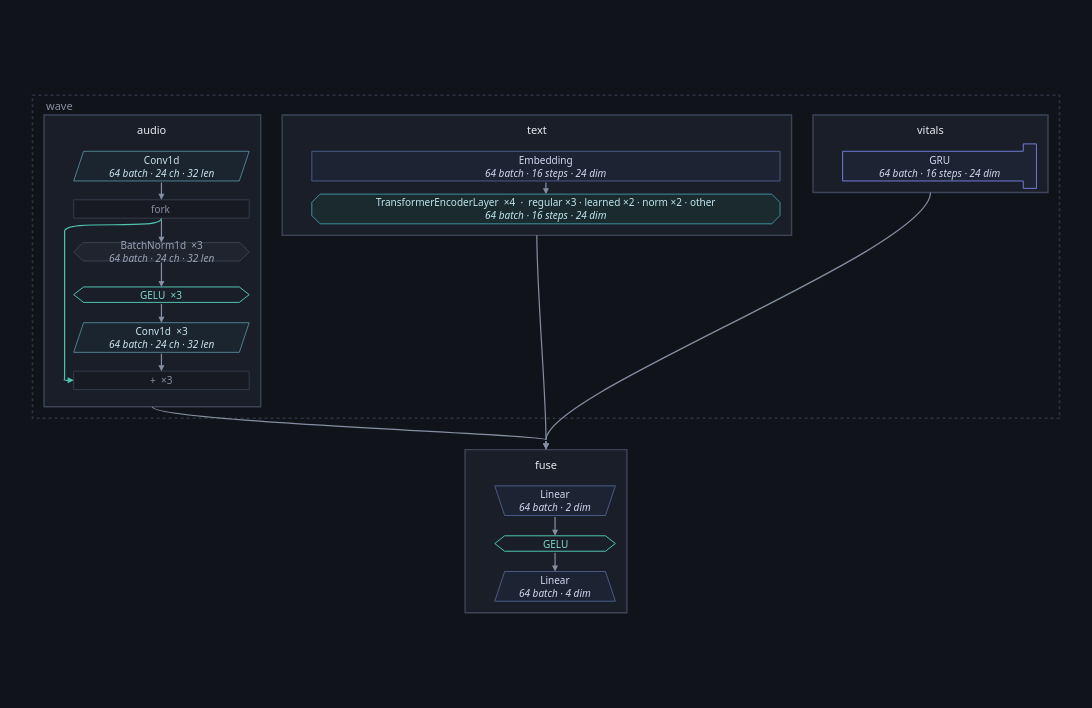

Notebook cell for this chart:
### Markdown cell above
## The symptoms

**No flag at all.** Every gradient arrives, nothing is dead, nothing
saturates. The network is in perfect health and it is costing about a quarter
of the loss, which is exactly the kind of thing no health check is looking
for. The diagnosis is in the picture:

### Code cell
pinched.figure(inside=architecture(pinched, ONE))

### Figure 1 — Plotly figure (JSON) as saved in the notebook; plotly's stock layout.template omitted (floating-point values rounded to 4 significant figures)
{"data": [{"hoverinfo": "text", "hovertext": ["<b>audio</b><br>class: Audio<br>device: cpu", "<b>text</b><br>class: Text<br>device: cpu", "<b>vitals</b><br>class: Vitals<br>device: cpu", "<b>fuse</b><br>class: Fuse<br>device: cpu"], "marker": {"opacity": 0, "size": 1}, "mode": "markers", "showlegend": false, "type": "scatter", "x": [145.5, 612.1, 1090.0, 623.2], "y": [201.0, 97.0, 71.0, 529.0]}], "layout": {"annotations": [{"align": "left", "font": {"color": "#868ea3", "family": "system-ui, -apple-system, Segoe UI, Roboto, sans-serif", "size": 11}, "showarrow": false, "text": "wave", "x": 14.0, "xanchor": "left", "y": 12.0, "yanchor": "middle"}, {"align": "center", "font": {"color": "#e7e9ef", "family": "system-ui, -apple-system, Segoe UI, Roboto, sans-serif", "size": 11}, "showarrow": false, "text": "audio", "x": 145.5, "xanchor": "center", "y": 41.5, "yanchor": "middle"}, {"align": "center", "font": {"color": "#c7e3ec", "family": "system-ui, -apple-system, Segoe UI, Roboto, sans-serif", "size": 10}, "showarrow": false, "text": "Conv1d<br><i>64 batch · 24 ch · 32 len</i>", "x": 156.5, "xanchor": "center", "y": 86.0, "yanchor": "middle"}, {"align": "center", "font": {"color": "#868ea3", "family": "system-ui, -apple-system, Segoe UI, Roboto, sans-serif", "size": 10}, "showarrow": false, "text": "fork", "x": 156.5, "xanchor": "center", "y": 138.0, "yanchor": "middle"}, {"align": "center", "font": {"color": "#9aa3b8", "family": "system-ui, -apple-system, Segoe UI, Roboto, sans-serif", "size": 10}, "showarrow": false, "text": "BatchNorm1d  ×3<br><i>64 batch · 24 ch · 32 len</i>", "x": 156.5, "xanchor": "center", "y": 190.0, "yanchor": "middle"}, {"align": "center", "font": {"color": "#7fd8c9", "family": "system-ui, -apple-system, Segoe UI, Roboto, sans-serif", "size": 10}, "showarrow": false, "text": "GELU  ×3", "x": 156.5, "xanchor": "center", "y": 242.0, "yanchor": "middle"}, {"align": "center", "font": {"color": "#c7e3ec", "family": "system-ui, -apple-system, Segoe UI, Roboto, sans-serif", "size": 10}, "showarrow": false, "text": "Conv1d  ×3<br><i>64 batch · 24 ch · 32 len</i>", "x": 156.5, "xanchor": "center", "y": 294.0, "yanchor": "middle"}, {"align": "center", "font": {"color": "#868ea3", "family": "system-ui, -apple-system, Segoe UI, Roboto, sans-serif", "size": 10}, "showarrow": false, "text": "+  ×3", "x": 156.5, "xanchor": "center", "y": 346.0, "yanchor": "middle"}, {"align": "center", "font": {"color": "#e7e9ef", "family": "system-ui, -apple-system, Segoe UI, Roboto, sans-serif", "size": 11}, "showarrow": false, "text": "text", "x": 612.1, "xanchor": "center", "y": 41.5, "yanchor": "middle"}, {"align": "center", "font": {"color": "#cfd8ee", "family": "system-ui, -apple-system, Segoe UI, Roboto, sans-serif", "size": 10}, "showarrow": false, "text": "Embedding<br><i>64 batch · 16 steps · 24 dim</i>", "x": 623.1, "xanchor": "center", "y": 86.0, "yanchor": "middle"}, {"align": "center", "font": {"color": "#bfe6ee", "family": "system-ui, -apple-system, Segoe UI, Roboto, sans-serif", "size": 10}, "showarrow": false, "text": "TransformerEncoderLayer  ×4  ·  regular ×3 · learned ×2 · norm ×2 · other<br><i>64 batch · 16 steps · 24 dim</i>", "x": 623.1, "xanchor": "center", "y": 138.0, "yanchor": "middle"}, {"align": "center", "font": {"color": "#e7e9ef", "family": "system-ui, -apple-system, Segoe UI, Roboto, sans-serif", "size": 11}, "showarrow": false, "text": "vitals", "x": 1090.0, "xanchor": "center", "y": 41.5, "yanchor": "middle"}, {"align": "center", "font": {"color": "#cfd8ee", "family": "system-ui, -apple-system, Segoe UI, Roboto, sans-serif", "size": 10}, "showarrow": false, "text": "GRU<br><i>64 batch · 16 steps · 24 dim</i>", "x": 1101.0, "xanchor": "center", "y": 86.0, "yanchor": "middle"}, {"align": "center", "font": {"color": "#e7e9ef", "family": "system-ui, -apple-system, Segoe UI, Roboto, sans-serif", "size": 11}, "showarrow": false, "text": "fuse", "x": 623.2, "xanchor": "center", "y": 447.5, "yanchor": "middle"}, {"align": "center", "font": {"color": "#cfd8ee", "family": "system-ui, -apple-system, Segoe UI, Roboto, sans-serif", "size": 10}, "showarrow": false, "text": "Linear<br><i>64 batch · 2 dim</i>", "x": 634.2, "xanchor": "center", "y": 492.0, "yanchor": "middle"}, {"align": "center", "font": {"color": "#7fd8c9", "family": "system-ui, -apple-system, Segoe UI, Roboto, sans-serif", "size": 10}, "showarrow": false, "text": "GELU", "x": 634.2, "xanchor": "center", "y": 544.0, "yanchor": "middle"}, {"align": "center", "font": {"color": "#cfd8ee", "family": "system-ui, -apple-system, Segoe UI, Roboto, sans-serif", "size": 10}, "showarrow": false, "text": "Linear<br><i>64 batch · 4 dim</i>", "x": 634.2, "xanchor": "center", "y": 596.0, "yanchor": "middle"}, {"arrowcolor": "#868ea3", "arrowhead": 2, "arrowsize": 1, "arrowwidth": 1.2, "ax": 156.5, "axref": "x", "ay": 149.2, "ayref": "y", "showarrow": true, "text": "", "x": 156.5, "xref": "x", "y": 178.8, "yref": "y"}, {"arrowcolor": "#868ea3", "arrowhead": 2, "arrowsize": 1, "arrowwidth": 1.2, "ax": 156.5, "axref": "x", "ay": 201.2, "ayref": "y", "showarrow": true, "text": "", "x": 156.5, "xref": "x", "y": 232.6, "yref": "y"}, {"arrowcolor": "#868ea3", "arrowhead": 2, "arrowsize": 1, "arrowwidth": 1.2, "ax": 156.5, "axref": "x", "ay": 251.4, "ayref": "y", "showarrow": true, "text": "", "x": 156.5, "xref": "x", "y": 276.0, "yref": "y"}, {"arrowcolor": "#4fc3b0", "arrowhead": 2, "arrowsize": 1, "arrowwidth": 1.2, "ax": 38.0, "axref": "x", "ay": 346.0, "ayref": "y", "showarrow": true, "text": "", "x": 50.0, "xref": "x", "y": 346.0, "yref": "y"}, {"arrowcolor": "#868ea3", "arrowhead": 2, "arrowsize": 1, "arrowwidth": 1.2, "ax": 156.5, "axref": "x", "ay": 312.0, "ayref": "y", "showarrow": true, "text": "", "x": 156.5, "xref": "x", "y": 334.8, "yref": "y"}, {"arrowcolor": "#868ea3", "arrowhead": 2, "arrowsize": 1, "arrowwidth": 1.2, "ax": 156.5, "axref": "x", "ay": 104.0, "ayref": "y", "showarrow": true, "text": "", "x": 156.5, "xref": "x", "y": 126.8, "yref": "y"}, {"arrowcolor": "#868ea3", "arrowhead": 2, "arrowsize": 1, "arrowwidth": 1.2, "ax": 623.1, "axref": "x", "ay": 104.0, "ayref": "y", "showarrow": true, "text": "", "x": 623.1, "xref": "x", "y": 120.0, "yref": "y"}, {"arrowcolor": "#868ea3", "arrowhead": 2, "arrowsize": 1, "arrowwidth": 1.2, "ax": 634.2, "axref": "x", "ay": 510.0, "ayref": "y", "showarrow": true, "text": "", "x": 634.2, "xref": "x", "y": 534.6, "yref": "y"}, {"arrowcolor": "#868ea3", "arrowhead": 2, "arrowsize": 1, "arrowwidth": 1.2, "ax": 634.2, "axref": "x", "ay": 553.4, "ayref": "y", "showarrow": true, "text": "", "x": 634.2, "xref": "x", "y": 578.0, "yref": "y"}, {"arrowcolor": "#868ea3", "arrowhead": 2, "arrowsize": 1, "arrowwidth": 1.2, "ax": 623.2, "axref": "x", "ay": 418.0, "ayref": "y", "showarrow": true, "text": "", "x": 623.2, "xref": "x", "y": 430.0, "yref": "y"}, {"arrowcolor": "#868ea3", "arrowhead": 2, "arrowsize": 1, "arrowwidth": 1.2, "ax": 623.2, "axref": "x", "ay": 418.0, "ayref": "y", "showarrow": true, "text": "", "x": 623.2, "xref": "x", "y": 430.0, "yref": "y"}, {"arrowcolor": "#868ea3", "arrowhead": 2, "arrowsize": 1, "arrowwidth": 1.2, "ax": 623.2, "axref": "x", "ay": 418.0, "ayref": "y", "showarrow": true, "text": "", "x": 623.2, "xref": "x", "y": 430.0, "yref": "y"}], "font": {"color": "#e7e9ef", "family": "system-ui, -apple-system, Segoe UI, Roboto, sans-serif", "size": 12}, "height": 708.0, "hoverlabel": {"align": "left", "bgcolor": "#1a1e28", "bordercolor": "#2c3242", "font": {"color": "#e7e9ef", "family": "system-ui, -apple-system, Segoe UI, Roboto, sans-serif"}}, "legend": {"bgcolor": "rgba(0,0,0,0)", "font": {"color": "#868ea3"}, "orientation": "h", "x": 1, "xanchor": "right", "y": 1.02, "yanchor": "bottom"}, "margin": {"b": 16, "l": 16, "r": 16, "t": 16}, "paper_bgcolor": "#101319", "plot_bgcolor": "#101319", "shapes": [{"fillcolor": "rgba(0,0,0,0)", "layer": "below", "line": {"color": "#2c3242", "dash": "dot", "width": 1.6}, "type": "rect", "x0": 0.0, "x1": 1246.0, "y0": 0.0, "y1": 392.0}, {"fillcolor": "#1a1e28", "layer": "below", "line": {"color": "#3d4459", "width": 1.4}, "type": "rect", "x0": 14.0, "x1": 277.0, "y0": 24.0, "y1": 378.0}, {"fillcolor": "#1b2530", "layer": "below", "line": {"color": "#4d7f8f", "width": 1.0}, "path": "M 62.0,68.0 L 263.0,68.0 L 251.0,104.0 L 50.0,104.0 Z", "type": "path", "xref": "x", "yref": "y"}, {"fillcolor": "#171a22", "layer": "below", "line": {"color": "#333a4b", "width": 1.0}, "path": "M 50.0,126.84 L 263.0,126.84 L 263.0,149.16 L 50.0,149.16 Z", "type": "path", "xref": "x", "yref": "y"}, {"fillcolor": "#20242e", "layer": "below", "line": {"color": "#3a4152", "width": 1.0}, "path": "M 61.16,178.84 L 251.84,178.84 L 263.0,190.0 L 251.84,201.16 L 61.16,201.16 L 50.0,190.0 Z", "type": "path", "xref": "x", "yref": "y"}, {"fillcolor": "rgba(0,0,0,0)", "layer": "below", "line": {"color": "#4fc3b0", "width": 1.0}, "path": "M 50.0,242.0 L 62.0,232.64 L 251.0,232.64 L 263.0,242.0 L 251.0,251.35999999999999 L 62.0,251.35999999999999 Z", "type": "path", "xref": "x", "yref": "y"}, {"fillcolor": "#1b2530", "layer": "below", "line": {"color": "#4d7f8f", "width": 1.0}, "path": "M 62.0,276.0 L 263.0,276.0 L 251.0,312.0 L 50.0,312.0 Z", "type": "path", "xref": "x", "yref": "y"}, {"fillcolor": "#171a22", "layer": "below", "line": {"color": "#333a4b", "width": 1.0}, "path": "M 50.0,334.84 L 263.0,334.84 L 263.0,357.15999999999997 L 50.0,357.15999999999997 Z", "type": "path", "xref": "x", "yref": "y"}, {"fillcolor": "#1a1e28", "layer": "below", "line": {"color": "#3d4459", "width": 1.4}, "type": "rect", "x0": 303.0, "x1": 921.2, "y0": 24.0, "y1": 170.0}, {"fillcolor": "#1c2333", "layer": "below", "line": {"color": "#4a5a86", "width": 1.0}, "path": "M 339.0,68.0 L 907.2,68.0 L 907.2,104.0 L 339.0,104.0 Z", "type": "path", "xref": "x", "yref": "y"}, {"fillcolor": "#1b2a2f", "layer": "below", "line": {"color": "#3f8f9d", "width": 1.0}, "path": "M 349.0,120.0 L 897.2,120.0 L 907.2,130.0 L 907.2,146.0 L 897.2,156.0 L 349.0,156.0 L 339.0,146.0 L 339.0,130.0 Z", "type": "path", "xref": "x", "yref": "y"}, {"fillcolor": "#1a1e28", "layer": "below", "line": {"color": "#3d4459", "width": 1.4}, "type": "rect", "x0": 947.2, "x1": 1232.0, "y0": 24.0, "y1": 118.0}, {"fillcolor": "#1c2333", "layer": "below", "line": {"color": "#6f7bd1", "width": 1.0}, "path": "M 983.2,68.0 L 1202.4,68.0 L 1202.4,59.0 L 1218.4,59.0 L 1218.4,113.0 L 1202.4,113.0 L 1202.4,104.0 L 983.2,104.0 Z", "type": "path", "xref": "x", "yref": "y"}, {"fillcolor": "#1a1e28", "layer": "below", "line": {"color": "#3d4459", "width": 1.4}, "type": "rect", "x0": 525.0, "x1": 721.4, "y0": 430.0, "y1": 628.0}, {"fillcolor": "#1c2333", "layer": "below", "line": {"color": "#4a5a86", "width": 1.0}, "path": "M 561.0,474.0 L 707.4,474.0 L 695.4,510.0 L 573.0,510.0 Z", "type": "path", "xref": "x", "yref": "y"}, {"fillcolor": "rgba(0,0,0,0)", "layer": "below", "line": {"color": "#4fc3b0", "width": 1.0}, "path": "M 561.0,544.0 L 573.0,534.64 L 695.4,534.64 L 707.4,544.0 L 695.4,553.36 L 573.0,553.36 Z", "type": "path", "xref": "x", "yref": "y"}, {"fillcolor": "#1c2333", "layer": "below", "line": {"color": "#4a5a86", "width": 1.0}, "path": "M 573.0,578.0 L 695.4,578.0 L 707.4,614.0 L 561.0,614.0 Z", "type": "path", "xref": "x", "yref": "y"}, {"layer": "below", "line": {"color": "#4fc3b0", "width": 1.2}, "path": "M 156.5,149.16 C 156.5,165.16 39.0,149.16 39.0,165.16 L 39.0,330.0 C 39.0,346.0 39.0,346.0 38.0,346.0", "type": "path", "xref": "x", "yref": "y"}, {"layer": "below", "line": {"color": "#868ea3", "width": 1.2}, "path": "M 145.5,378.0 C 145.5,396.2 623.2,411.8 623.2,418.0", "type": "path", "xref": "x", "yref": "y"}, {"layer": "below", "line": {"color": "#868ea3", "width": 1.2}, "path": "M 612.1,170.0 C 612.1,240.0 623.2,360.0 623.2,418.0", "type": "path", "xref": "x", "yref": "y"}, {"layer": "below", "line": {"color": "#868ea3", "width": 1.2}, "path": "M 1089.8000000000002,118.0 C 1089.8000000000002,188.0 623.2,360.0 623.2,418.0", "type": "path", "xref": "x", "yref": "y"}], "width": 1326.0, "xaxis": {"range": [-20, 1266.0], "visible": false}, "yaxis": {"range": [648.0, -20], "scaleanchor": "x", "visible": false}}}
